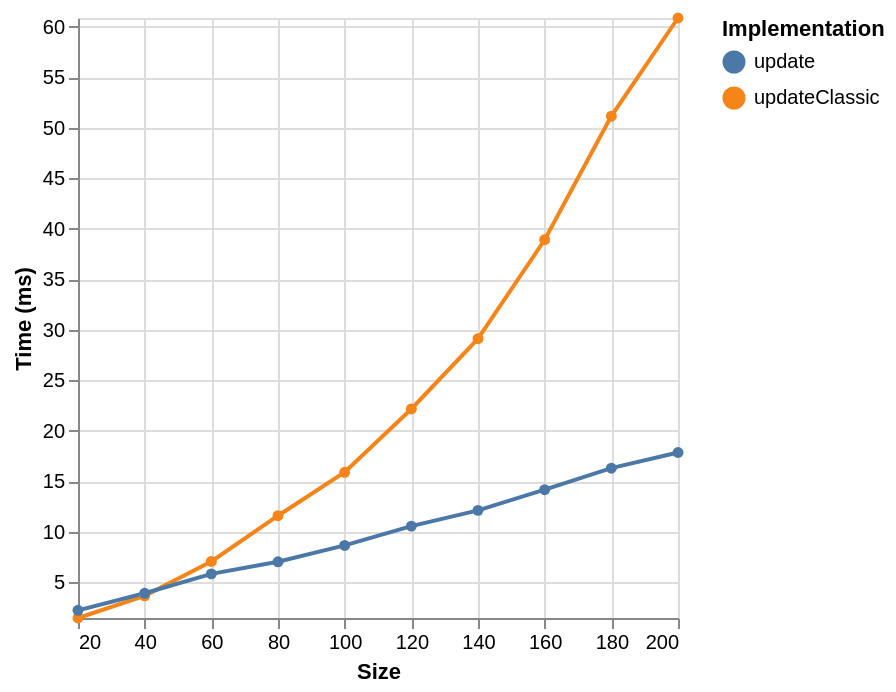

Specify this chart in Vega-Lite:
### Vega specification from a JSON file in a GitHub repository (floating-point values rounded to 4 significant figures)
{"$schema": "https://vega.github.io/schema/vega/v6.json", "background": "white", "padding": 5, "width": 300, "height": 300, "style": "cell", "data": [{"name": "source_0", "values": [{"ms": 1.44, "series": "updateClassic", "size": 20}, {"ms": 3.64, "series": "updateClassic", "size": 40}, {"ms": 7.04, "series": "updateClassic", "size": 60}, {"ms": 11.57, "series": "updateClassic", "size": 80}, {"ms": 15.87, "series": "updateClassic", "size": 100}, {"ms": 22.14, "series": "updateClassic", "size": 120}, {"ms": 29.1, "series": "updateClassic", "size": 140}, {"ms": 38.9, "series": "updateClassic", "size": 160}, {"ms": 51.14, "series": "updateClassic", "size": 180}, {"ms": 60.86, "series": "updateClassic", "size": 200}, {"ms": 2.2, "series": "update", "size": 20}, {"ms": 3.89, "series": "update", "size": 40}, {"ms": 5.81, "series": "update", "size": 60}, {"ms": 7.01, "series": "update", "size": 80}, {"ms": 8.63, "series": "update", "size": 100}, {"ms": 10.54, "series": "update", "size": 120}, {"ms": 12.1, "series": "update", "size": 140}, {"ms": 14.15, "series": "update", "size": 160}, {"ms": 16.28, "series": "update", "size": 180}, {"ms": 17.83, "series": "update", "size": 200}]}, {"name": "data_0", "source": "source_0", "transform": [{"type": "formula", "expr": "toNumber(datum[\"size\"])", "as": "size"}]}, {"name": "data_1", "source": "data_0", "transform": [{"type": "filter", "expr": "isValid(datum[\"size\"]) && isFinite(+datum[\"size\"]) && isValid(datum[\"ms\"]) && isFinite(+datum[\"ms\"])"}]}], "marks": [{"name": "layer_0_pathgroup", "type": "group", "from": {"facet": {"name": "faceted_path_layer_0_main", "data": "data_0", "groupby": ["series"]}}, "encode": {"update": {"width": {"field": {"group": "width"}}, "height": {"field": {"group": "height"}}}}, "marks": [{"name": "layer_0_marks", "type": "line", "style": ["line"], "sort": {"field": "x"}, "from": {"data": "faceted_path_layer_0_main"}, "encode": {"update": {"stroke": {"scale": "color", "field": "series"}, "description": {"signal": "\"Size: \" + (format(datum[\"size\"], \"\")) + \"; Time (ms): \" + (format(datum[\"ms\"], \"\")) + \"; series: \" + (isValid(datum[\"series\"]) ? isArray(datum[\"series\"]) ? join(datum[\"series\"], ' ') : datum[\"series\"] : \"\"+datum[\"series\"])"}, "x": {"scale": "x", "field": "size"}, "y": {"scale": "y", "field": "ms"}, "defined": {"signal": "isValid(datum[\"size\"]) && isFinite(+datum[\"size\"]) && isValid(datum[\"ms\"]) && isFinite(+datum[\"ms\"])"}}}}]}, {"name": "layer_1_marks", "type": "symbol", "style": ["point"], "from": {"data": "data_1"}, "encode": {"update": {"opacity": {"value": 1}, "fill": {"scale": "color", "field": "series"}, "ariaRoleDescription": {"value": "point"}, "description": {"signal": "\"Size: \" + (format(datum[\"size\"], \"\")) + \"; Time (ms): \" + (format(datum[\"ms\"], \"\")) + \"; series: \" + (isValid(datum[\"series\"]) ? isArray(datum[\"series\"]) ? join(datum[\"series\"], ' ') : datum[\"series\"] : \"\"+datum[\"series\"])"}, "x": {"scale": "x", "field": "size"}, "y": {"scale": "y", "field": "ms"}}}}], "scales": [{"name": "x", "type": "linear", "domain": [20, 200], "range": [0, {"signal": "width"}], "zero": false}, {"name": "y", "type": "linear", "domain": [1.44, 60.86], "range": [{"signal": "height"}, 0], "zero": false}, {"name": "color", "type": "ordinal", "domain": {"fields": [{"data": "data_0", "field": "series"}, {"data": "data_1", "field": "series"}], "sort": true}, "range": "category"}], "axes": [{"scale": "x", "orient": "bottom", "tickCount": 10, "values": [20, 40, 60, 80, 100, 120, 140, 160, 180, 200], "gridScale": "y", "grid": true, "domain": false, "labels": false, "aria": false, "maxExtent": 0, "minExtent": 0, "ticks": false, "zindex": 0}, {"scale": "y", "orient": "left", "tickCount": 10, "gridScale": "x", "grid": true, "domain": false, "labels": false, "aria": false, "maxExtent": 0, "minExtent": 0, "ticks": false, "zindex": 0}, {"scale": "x", "orient": "bottom", "grid": false, "title": "Size", "tickCount": 10, "values": [20, 40, 60, 80, 100, 120, 140, 160, 180, 200], "labelFlush": true, "labelOverlap": true, "zindex": 0}, {"scale": "y", "orient": "left", "grid": false, "title": "Time (ms)", "tickCount": 10, "labelOverlap": true, "zindex": 0}], "legends": [{"orient": "right", "symbolLimit": 30, "title": "Implementation", "stroke": "color", "symbolType": "circle", "fill": "color", "encode": {"symbols": {"update": {"opacity": {"value": 1}}}}}]}
